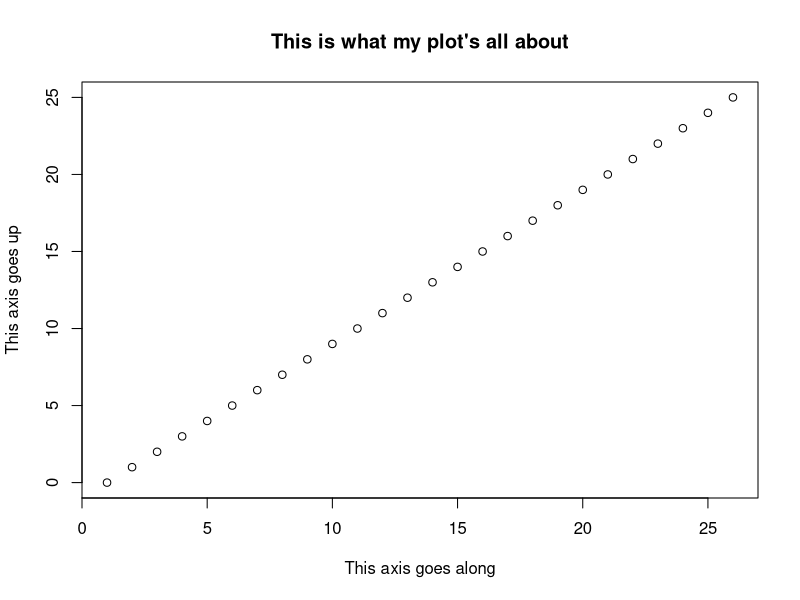
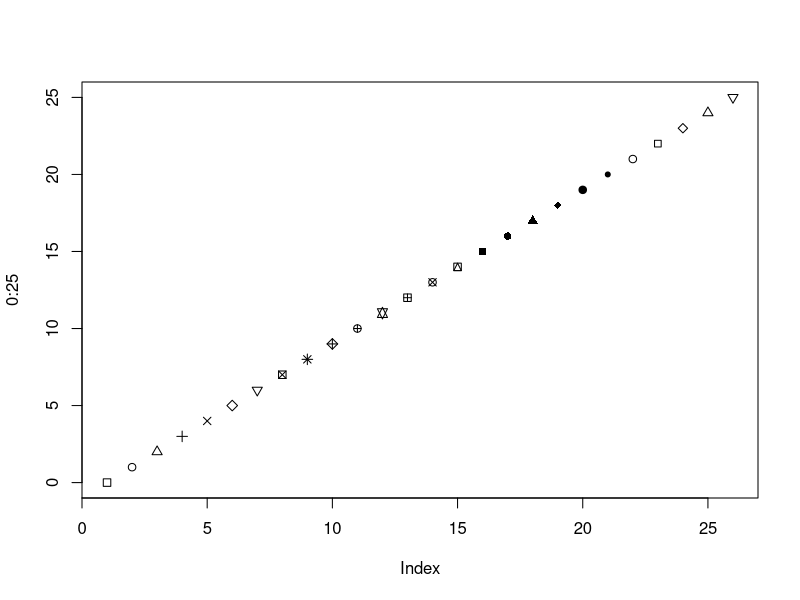
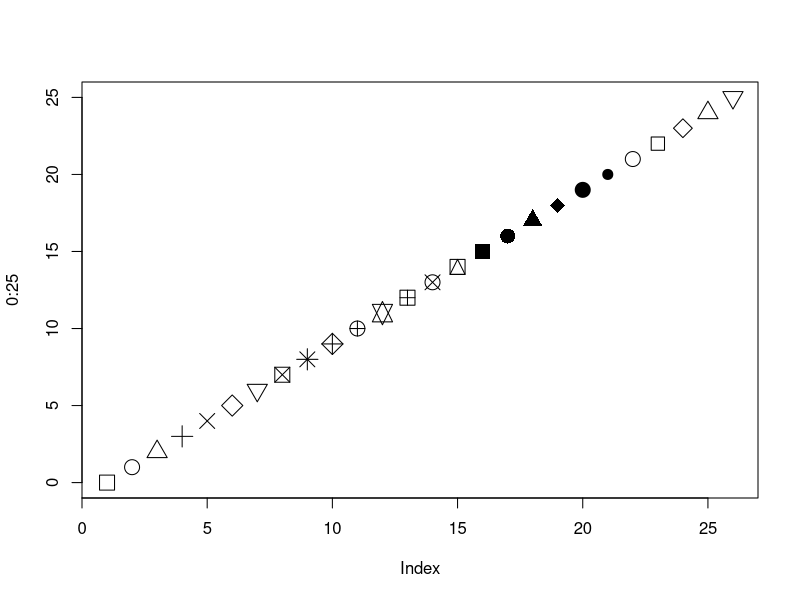
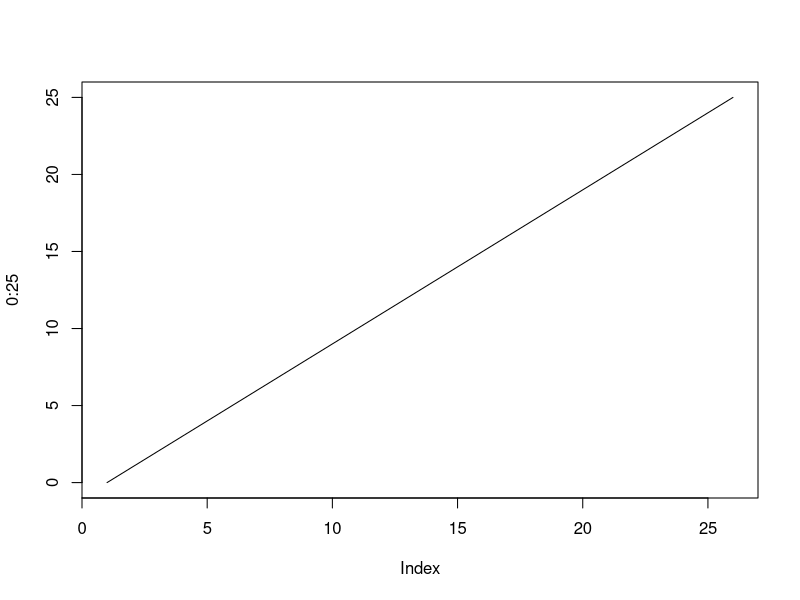
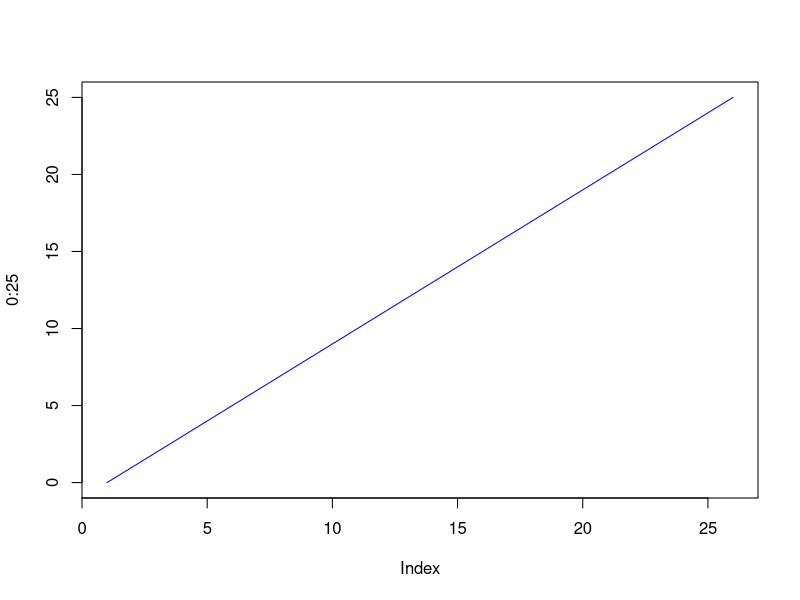
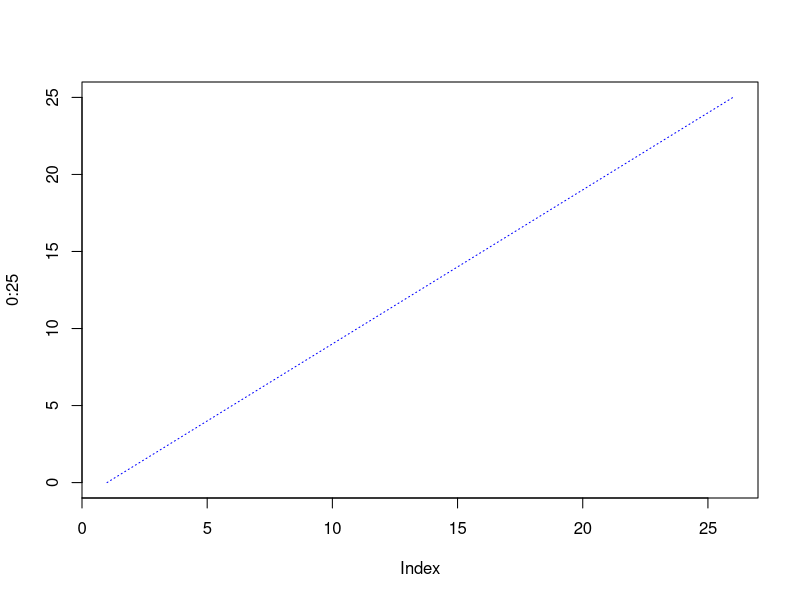
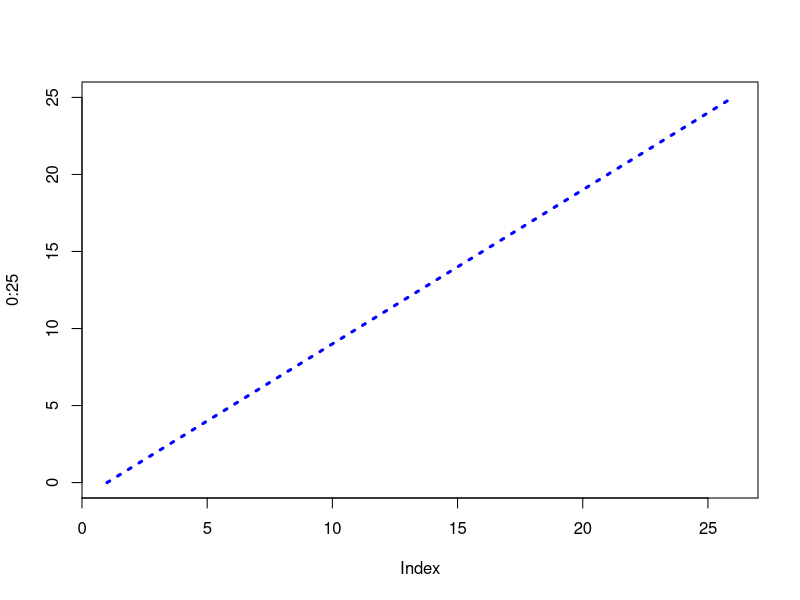
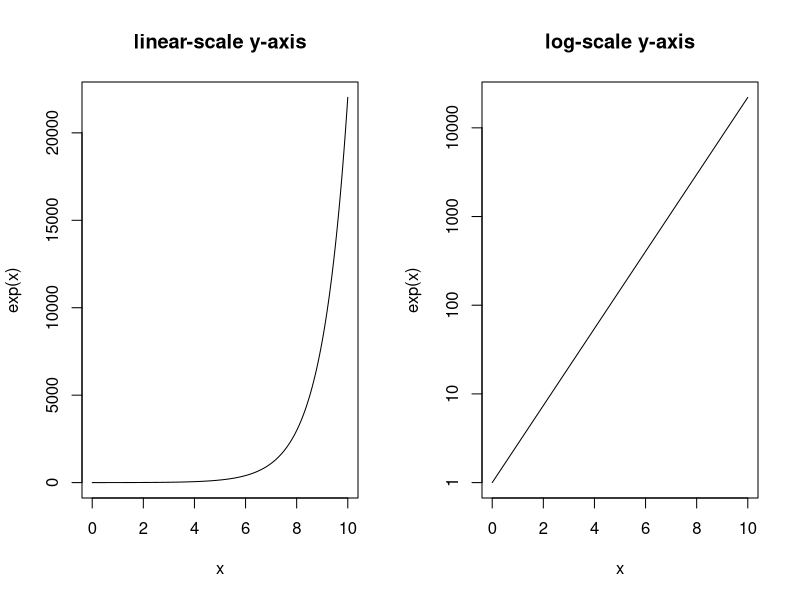

These figures' R source, in order:
## ---- chunk 1
# Sequence up to length 5
seq(length.out = 5)
seq_len(5)

# Sequence positions of something of length 10
seq(along.with = 1:10)
seq_along(1:10)
## ---- chunk 2
count <- c(5, 6, 7, 8)

# I sometimes have a construction a little like this
for (index in seq_along(count)) {
  print(count[[index]])
}
## ---- chunk 3
plot(
  0:25,
  main = "This is what my plot's all about",
  xlab = "This axis goes along",
  ylab = "This axis goes up"
)
## ---- chunk 4
# Even specify points on the graph with a vector
plot(
  0:25,
  pch = 0:25
)
## ---- chunk 5
# Twice the size, please!
plot(
  0:25,
  pch = 0:25,
  cex = 2
)
## ---- chunk 6
# Let's try a line instead
plot(
  0:25,
  type = "l"
)
## ---- chunk 7
# Add a hint of blue
plot(
  0:25,
  type = "l",
  col = "blue"
)
## ---- chunk 8
# We can change the line type
plot(
  0:25,
  type = "l",
  col = "blue",
  lty = "dotted",
)
## ---- chunk 9
# Triple the width!
plot(
  0:25,
  type = "l",
  col = "blue",
  lty = "dotted",
  lwd = 3
)
## ---- chunk 10
x <- seq(0, 10, length.out=1001)
## ---- chunk 11
par(mfrow=c(1, 2))

plot(x, exp(x), type="l", main = "linear-scale y-axis")
plot(x, exp(x), type="l", log="y", main = "log-scale y-axis")  
## ---- chunk 12
# They cancel each other out. 
exp(log(10))
